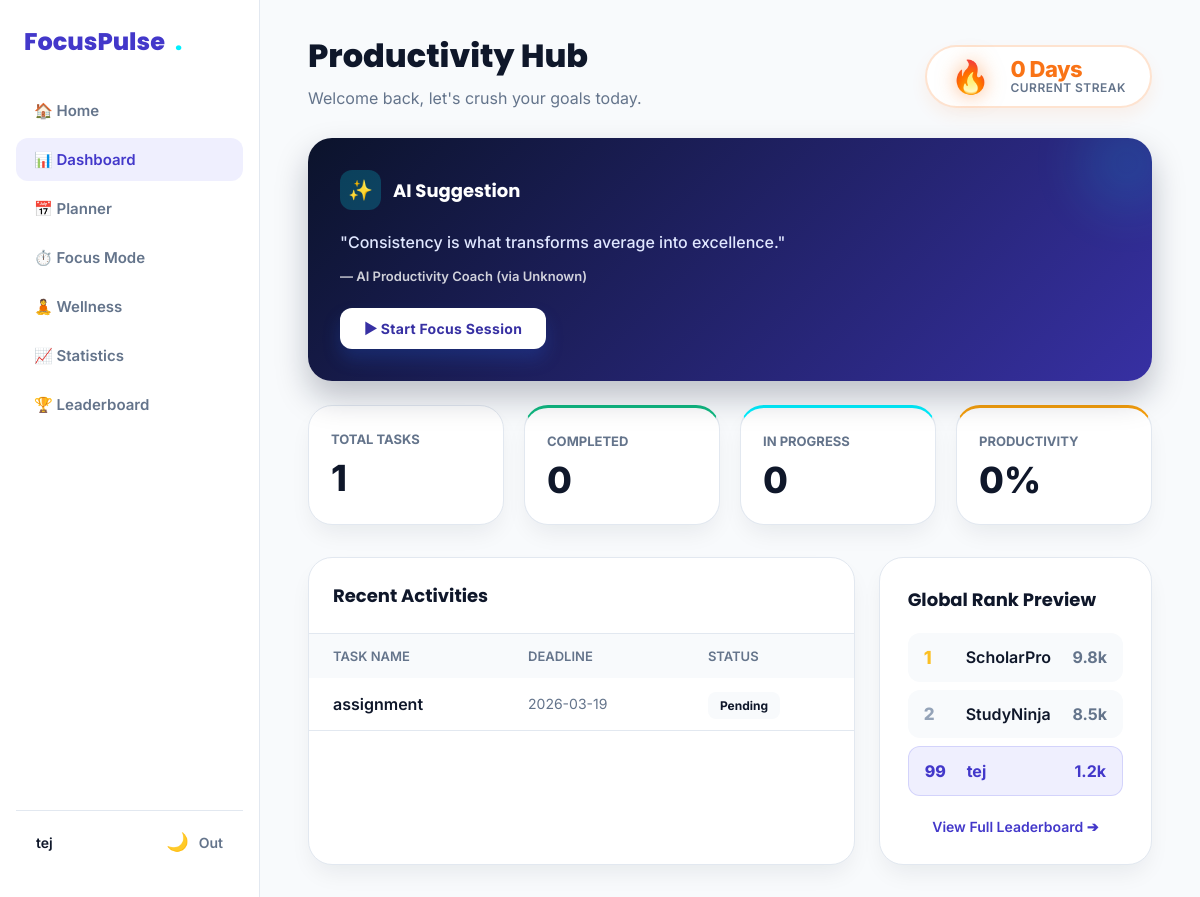
The app's page /dashboard (signed in) with its own data.
### tables this page shows
CREATE TABLE users (
                id INTEGER PRIMARY KEY AUTOINCREMENT,
                username TEXT UNIQUE NOT NULL,
                email TEXT UNIQUE NOT NULL,
                password_hash TEXT NOT NULL,
                created_at TIMESTAMP DEFAULT CURRENT_TIMESTAMP
            , current_streak INTEGER DEFAULT 0, best_streak INTEGER DEFAULT 0, last_active_date TEXT);

CREATE TABLE tasks (
                id INTEGER PRIMARY KEY AUTOINCREMENT,
                user_id INTEGER NOT NULL,
                task_title TEXT NOT NULL,
                subject TEXT,
                deadline TEXT,
                status TEXT DEFAULT 'Pending',
                created_at TIMESTAMP DEFAULT CURRENT_TIMESTAMP, description TEXT, start_time TEXT, end_time TEXT, priority TEXT DEFAULT 'Medium', category TEXT DEFAULT 'Study', color TEXT DEFAULT '#4F46E5', reminder BOOLEAN DEFAULT 0, repeat_type TEXT DEFAULT 'none',
                FOREIGN KEY (user_id) REFERENCES users(id) ON DELETE CASCADE
            );

### app.py (the view)
@app.route("/dashboard")
@login_required
def dashboard():
    user_id = session["user_id"]
    conn = get_db_connection()
    total_tasks = 0
    completed_tasks = 0
    pending_tasks = 0
    in_progress_tasks = 0
    recent_tasks = []
    try:
        total_tasks = conn.execute(
            "SELECT COUNT(*) AS count FROM tasks WHERE user_id = ?",
            (user_id,)
        ).fetchone()["count"]
        completed_tasks = conn.execute(
            "SELECT COUNT(*) AS count FROM tasks WHERE user_id = ? AND status = 'Completed'",
            (user_id,)
        ).fetchone()["count"]
        pending_tasks = conn.execute(
            "SELECT COUNT(*) AS count FROM tasks WHERE user_id = ? AND status = 'Pending'",
            (user_id,)
        ).fetchone()["count"]
        in_progress_tasks = conn.execute(
            "SELECT COUNT(*) AS count FROM tasks WHERE user_id = ? AND status = 'In Progress'",
            (user_id,)
        ).fetchone()["count"]
        recent_tasks = conn.execute(
            """
            SELECT * FROM tasks
            WHERE user_id = ?
            ORDER BY created_at DESC
            LIMIT 5
            """,
            (user_id,)
        ).fetchall()
    except Exception as e:
        print(f"Error fetching dashboard tasks: {e}")
        pass
    conn.close()
    streak_info = get_user_streak(user_id)
    productivity_score = 0
    if total_tasks > 0:
        productivity_score = round((completed_tasks / total_tasks) * 100)
    daily_quote = get_daily_quote()
    return render_template(
        "dashboard.html",
        total_tasks=total_tasks,
        completed_tasks=completed_tasks,
        pending_tasks=pending_tasks,
        in_progress_tasks=in_progress_tasks,
        productivity_score=productivity_score,
        recent_tasks=recent_tasks,
        current_streak=streak_info["current_streak"],
        best_streak=streak_info["best_streak"],
        daily_quote=daily_quote
    )

### app.py (called while the page is built, shortened)
def get_daily_quote():
    day_of_year = date.today().timetuple().tm_yday
    index = day_of_year % len(MOTIVATIONAL_QUOTES)
    return MOTIVATIONAL_QUOTES[index]

def get_db_connection():
    conn = sqlite3.connect(DATABASE)
    conn.row_factory = sqlite3.Row
    return conn

def get_user_streak(user_id):
    conn = get_db_connection()
    try:
        user = conn.execute("SELECT current_streak, best_streak, last_active_date FROM users WHERE id = ?", (user_id,)).fetchone()
        if not user:
            conn.close()
            return {"current_streak": 0, "best_streak": 0}
        current_streak = user["current_streak"] or 0
        best_streak = user["best_streak"] or 0
        last_active_str = user["last_active_date"]
        today_date = date.today()
        yesterday = today_date - timedelta(days=1)
        conn.close()
        return {"current_streak": current_streak, "best_streak": best_streak}
    except Exception as e:
        conn.close()
        print(f"Error getting user streak: {e}")
        return {"current_streak": 0, "best_streak": 0}

def login_required(f):
    @wraps(f)
    def decorated_function(*args, **kwargs):
        if "user_id" not in session:
            flash("Please log in to access this page", "error")
            return redirect(url_for("login"))
        return f(*args, **kwargs)
    return decorated_function

### templates/dashboard.html (shortened to what this page needs)
<!DOCTYPE html>
<html lang="en">
<head>
    <link rel="stylesheet" href="{{ url_for('static', filename='css/style.css') }}">
    <link rel="stylesheet" href="{{ url_for('static', filename='css/modern.css') }}">
</head>
<body>
    <div class="app-container">
        <aside class="app-sidebar" id="sidebar">
            <div class="logo">FocusPulse <span style="color:var(--electric-cyan);">.</span></div>
            <nav class="app-nav">
                <a href="{{ url_for('home') }}">🏠 Home</a>
                <a href="{{ url_for('dashboard') }}" class="active">📊 Dashboard</a>
                <a href="{{ url_for('planner') }}">📅 Planner</a>
                <a href="{{ url_for('focus') }}">⏱️ Focus Mode</a>
                <a href="{{ url_for('wellness') }}">🧘 Wellness</a>
                <a href="{{ url_for('statistics') }}">📈 Statistics</a>
                <a href="{{ url_for('leaderboard') }}">🏆 Leaderboard</a>
            </nav>
            <div class="app-sidebar-footer">
                <div style="font-weight:600; font-size:14px;">{{ session.get('user_name', 'Student') }}</div>
                <div style="display:flex; gap:10px; align-items:center;">
                    <button id="themeToggleBtn"
                        style="background:transparent; border:none; cursor:pointer; font-size:18px;">🌙</button>
                    <a href="{{ url_for('logout') }}"
                        style="color:var(--core-muted); text-decoration:none; font-size:14px; font-weight:600;">Out</a>
                </div>
            </div>
        </aside>
        <div style="flex:1; display:flex; flex-direction:column; overflow:hidden;">
            <main class="app-main">
                <div
                    style="display:flex; justify-content:space-between; align-items:flex-end; margin-bottom: 30px; flex-wrap:wrap; gap:20px;">
                    <div>
                        <h2 style="font-size:32px; font-weight:800; margin-bottom:8px; color:var(--core-text);">
                            Productivity Hub</h2>
                        <p style="color:var(--core-muted); font-size:16px;">Welcome back, let's crush your goals today.
                        </p>
                    </div>
                    <div class="streak-hub">
                        <span class="streak-flame-large">🔥</span>
                        <div class="streak-info">
                            <span class="streak-count">{{ current_streak }} Day{% if current_streak != 1 %}s{% endif
                                %}</span>
                            <span
                                style="font-size:12px; color:var(--core-muted); font-weight:600; text-transform:uppercase; letter-spacing:0.5px;">Current
                                Streak</span>
                        </div>
                    </div>
                </div>
                <div
                    style="display:grid; grid-template-columns: repeat(auto-fit, minmax(240px, 1fr)); gap:24px; margin-bottom:24px;">
                    <div class="ai-panel" style="grid-column: 1 / -1;">
                        <div class="ai-panel-header">
                            <div class="ai-icon">✨</div>
                            <h3 style="margin:0; font-size:18px; font-weight:700;">AI Suggestion</h3>
                        </div>
                        <p class="ai-insight">"{{ daily_quote.text }}"</p>
                        <p style="font-weight:600; font-size:13px; margin-top:12px; opacity:0.8;">— AI Productivity
                            Coach (via {{ daily_quote.author }})</p>
                        <div style="margin-top: 24px;">
                            <a href="{{ url_for('focus') }}" class="btn"
                                style="background:white; color:var(--indigo-dark); text-decoration:none; padding:12px 24px; border-radius:12px; font-weight:700; font-size:14px; display:inline-block;">▶
                                Start Focus Session</a>
                        </div>
                    </div>
                </div>
                <div
                    style="display:grid; grid-template-columns: repeat(auto-fit, minmax(180px, 1fr)); gap:20px; margin-bottom:32px;">
                    <div class="m-card" style="padding:22px;">
                        <span
                            style="color:var(--core-muted); font-size:13px; font-weight:700; text-transform:uppercase;">Total
                            Tasks</span>
                        <div style="font-size:36px; font-weight:800; color:var(--core-text); margin-top:8px;">{{
                            total_tasks }}</div>
                    </div>
                    <div class="m-card" style="padding:22px; border-top: 3px solid var(--success-green);">
                        <span
                            style="color:var(--core-muted); font-size:13px; font-weight:700; text-transform:uppercase;">Completed</span>
                        <div style="font-size:36px; font-weight:800; color:var(--core-text); margin-top:8px;">{{
                            completed_tasks }}</div>
                    </div>
                    <div class="m-card" style="padding:22px; border-top: 3px solid var(--electric-cyan);">
                        <span
                            style="color:var(--core-muted); font-size:13px; font-weight:700; text-transform:uppercase;">In
                            Progress</span>
                        <div style="font-size:36px; font-weight:800; color:var(--core-text); margin-top:8px;">{{
                            in_progress_tasks }}</div>
                    </div>
                    <div class="m-card" style="padding:22px; border-top: 3px solid var(--achievement-gold);">
                        <span
                            style="color:var(--core-muted); font-size:13px; font-weight:700; text-transform:uppercase;">Productivity</span>
                        <div style="font-size:36px; font-weight:800; color:var(--core-text); margin-top:8px;">{{
                            productivity_score }}%</div>
                    </div>
                </div>
                <div style="display:grid; grid-template-columns: 2fr 1fr; gap:24px;">
                    <div class="m-card" style="padding:0; overflow:hidden;">
                        <div style="padding:24px; border-bottom:1px solid var(--core-border);">
                            <h3 style="margin:0; font-size:18px;">Recent Activities</h3>
                        </div>
                        {% if recent_tasks %}
                        <table style="width:100%; border-collapse:collapse; text-align:left;">
                            <thead>
                                <tr
                                    style="background:var(--core-bg); color:var(--core-muted); font-size:13px; text-transform:uppercase;">
                                    <th style="padding:14px 24px; font-weight:600;">Task Name</th>
                                    <th style="padding:14px 24px; font-weight:600;">Deadline</th>
                                    <th style="padding:14px 24px; font-weight:600;">Status</th>
                                </tr>
                            </thead>
                            <tbody>
                                {% for task in recent_tasks %}
                                <tr style="border-bottom:1px solid var(--core-border);">
                                    <td style="padding:16px 24px; font-weight:600;">{{ task["task_title"] }}</td>
                                    <td style="padding:16px 24px; color:var(--core-muted); font-size:14px;">{{
                                        task["deadline"] }}</td>
                                    <td style="padding:16px 24px;">
                                        <span
                                            style="background:var(--core-bg); padding:6px 12px; border-radius:8px; font-size:12px; font-weight:700;">{{
                                            task["status"] }}</span>
                                    </td>
                                </tr>
                                {% endfor %}
                            </tbody>
                        </table>
                        {% else %}
                        <div style="padding:40px 24px; text-align:center; color:var(--core-muted);">No recent tasks. Hop
                            into the planner!</div>
                        {% endif %}
                    </div>
                    <div class="m-card">
                        <h3 style="margin:0 0 20px 0; font-size:18px;">Global Rank Preview</h3>
                        <div class="lb-row">
                            <div style="display:flex; align-items:center; gap:12px;">
                                <span class="lb-rank lb-rank-1">1</span>
                                <span style="font-weight:600;">ScholarPro</span>
                            </div>
                            <span style="font-weight:700; color:var(--core-muted);">9.8k</span>
                        </div>
                        <div class="lb-row">
                            <div style="display:flex; align-items:center; gap:12px;">
                                <span class="lb-rank lb-rank-2">2</span>
                                <span style="font-weight:600;">StudyNinja</span>
                            </div>
                            <span style="font-weight:700; color:var(--core-muted);">8.5k</span>
                        </div>
                        <div class="lb-row"
                            style="background:rgba(99, 102, 241, 0.1); border:1px solid rgba(99, 102, 241, 0.2);">
                            <div style="display:flex; align-items:center; gap:12px;">
                                <span class="lb-rank lb-rank-3" style="color:var(--indigo-primary);">99</span>
                                <span style="font-weight:700; color:var(--indigo-primary);">{{ session.get('user_name',
                                    'You') }}</span>
                            </div>
                            <span style="font-weight:700; color:var(--indigo-primary);">1.2k</span>
                        </div>
                        <div style="text-align:center; margin-top:20px;">
                            <a href="{{ url_for('leaderboard') }}"
                                style="color:var(--indigo-primary); text-decoration:none; font-weight:600; font-size:14px;">View
                                Full Leaderboard ➔</a>
                        </div>
                    </div>
                </div>
            </main>
        </div>
    </div>
</body>
</html>

### static/css/style.css (style rules this page uses)
* { margin: 0; padding: 0; box-sizing: border-box; }
:root { --bg: #f4f7fb; --surface: #ffffff; --surface-soft: #f8fafc; --text: #0f172a; --muted: #64748b; --border: #dbe3ee; --primary: #2563eb; --primary-dark: #1d4ed8; --indigo: #4f46e5; --indigo-dark: #4338ca; --success: #16a34a; --success-dark: #15803d; --danger: #dc2626; --danger-dark: #b91c1c; --shadow: 0 10px 25px rgba(15, 23, 42, 0.08); --shadow-hover: 0 16px 35px rgba(15, 23, 42, 0.12); --radius: 18px; }
body { font-family: "Inter", "Segoe UI", Arial, sans-serif; background: linear-gradient(180deg, #eef3f9 0%, #f7f9fc 100%); color: var(--text); min-height: 100vh; }
.btn, .small-btn, .delete-btn { display: inline-block; text-decoration: none; border: none; border-radius: 14px; font-weight: 700; cursor: pointer; transition: all 0.25s ease; }
.btn { padding: 14px 18px; font-size: 15px; letter-spacing: 0.3px; background: linear-gradient(135deg, var(--primary) 0%, var(--primary-dark) 100%); color: white; box-shadow: 0 10px 18px rgba(37, 99, 235, 0.22); }
.streak-count { font-size: 17px; font-weight: 800; letter-spacing: -0.5px; line-height: 1; }

### records on screen
users: get "tej", username "tej"
tasks: task_title "assignment", deadline "2026-03-19", status "Pending"

### other values on screen
{{ current_streak }} "0"
{{ daily_quote.text }} "Consistency is what transforms average into excellence."
{{ daily_quote.author }} "Unknown"
{{ total_tasks }} "1"
{{ completed_tasks }} "0"
{{ in_progress_tasks }} "0"
{{ productivity_score }} "0"
